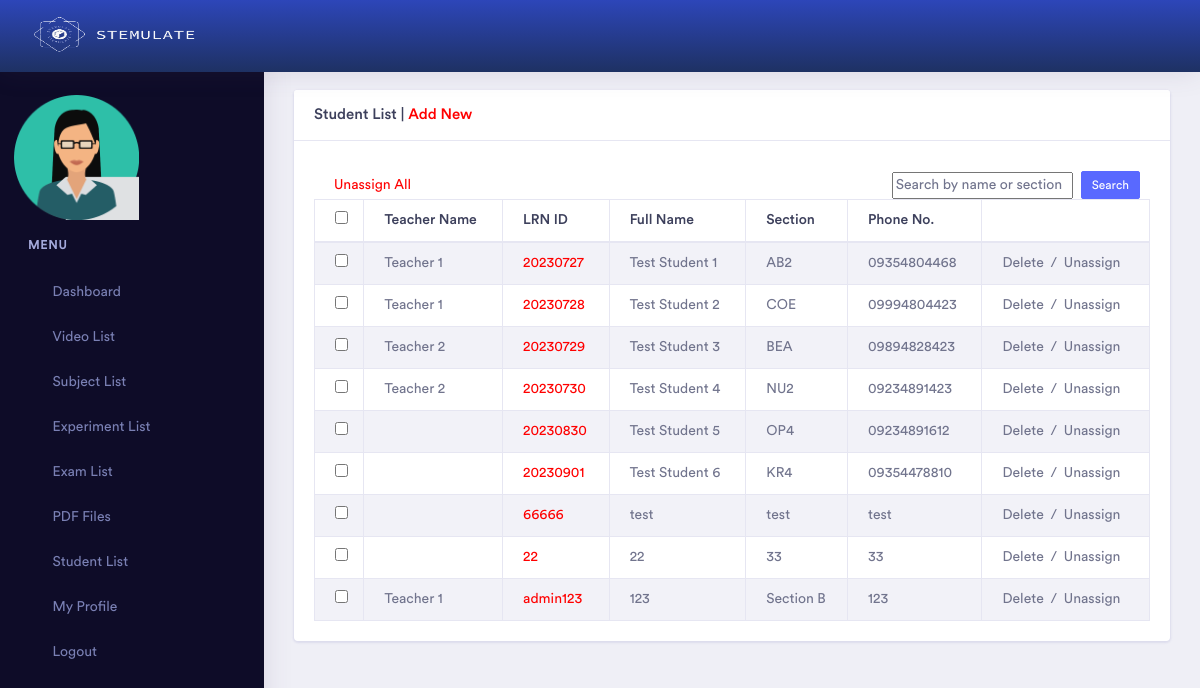
The page /admin/sa_student_list.php (signed in) on the database as committed earlier.
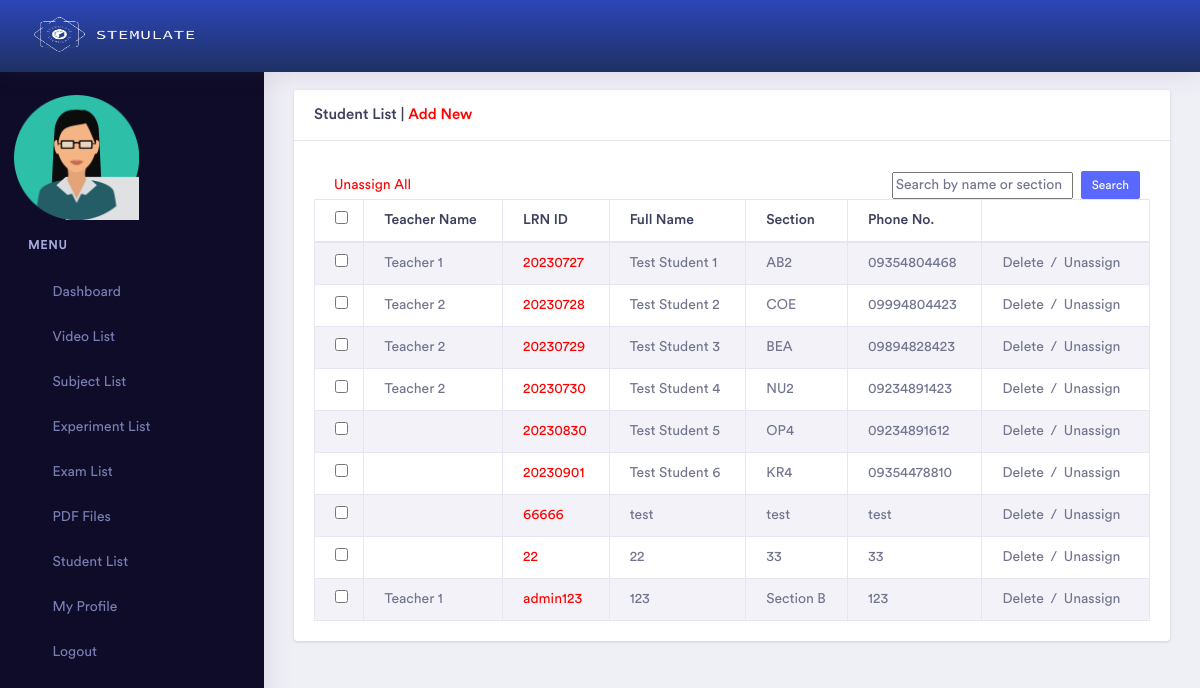
The same page on the database as committed later.
### tables this page shows
CREATE TABLE `student` (
  `id` int(11) NOT NULL,
  `studentid` varchar(255) NOT NULL,
  `name` varchar(255) NOT NULL,
  `dept` varchar(255) NOT NULL,
  `phoneno` varchar(100) NOT NULL,
  `email` varchar(255) NOT NULL,
  `pass` varchar(255) NOT NULL,
  `address` varchar(255) NOT NULL,
  `status` int(11) NOT NULL,
  `designation` int(11) NOT NULL,
  `image` blob DEFAULT NULL,
  `conPerson` varchar(255) DEFAULT NULL,
  `conNumber` varchar(255) DEFAULT NULL,
  `conAddress` varchar(255) DEFAULT NULL
);

### admin/sa_student_list.php (the view, shortened to what the changed rows need)
<?php
    if ($_SESSION['p'] != "") {
?>
<!doctype html>
<html lang="en">
<head>
    <?php include 'head.php'; ?>
</head>
<body>
    <div class="dashboard-main-wrapper">
        <div class="dashboard-wrapper">
            <div class="container-fluid  dashboard-content">
                <div class="row">
                    <div class="col-xl-12 col-lg-12 col-md-12 col-sm-12 col-12">
                        <div class="card">
                            <div class="card-body">
                                <div class="table-responsive">
                                    <table class="table table-striped table-bordered">
                                        <thead>
                                            <tr>
                                                <th><input type="checkbox" id="selectAll"></th>
                                                <th>Teacher Name</th>
                                                <th>LRN ID</th>
                                                <th>Full Name</th>
                                                <th>Section</th>
                                                <th>Phone No.</th>
                                                <th>&nbsp;</th>
                                            </tr>
                                        </thead>
                                        <tbody id="tableBody">
                                            <tr>
                                                <?php
                                                    include 'db.php';
                                                    $query = mysqli_query($link, "select * from student where status = '1'");
                                                    while($data = mysqli_fetch_array($query)) {
                                                ?>
                                                <td><input type="checkbox" class="checkBox" style="padding-left: 10px;" value="<?php echo $data['id']; ?>"></td>
                                                 <td>
                                                 <?php
                                                        $query2 = mysqli_query($link, "select * from admin where status = '1' and id  = '$data[designation]' ");
                                                        while($data2 = mysqli_fetch_array($query2)) {
                                                            echo $data2['name'];
                                                        }
                                                    ?>
                                                </td>
                                                <td style="cursor:pointer; color:red;" onclick="redirectToStudentRecordPage(<?php echo $data['id']; ?>)"><?php echo $data['studentid']; ?></td>
                                                <td><?php echo $data['name']; ?></td>
                                                <td><?php echo $data['dept']; ?></td>
                                                <td><?php echo $data['phoneno']; ?></td>
                                                <td>
                                                    <a href="?id=<?php echo $data['id']; ?>" onclick="return confirm('Delete Confirm?');">Delete</a>
                                                    &nbsp;/&nbsp;
                                                    <a class="assignButton" href="#" data-studentid="<?php echo $data['id']; ?>" onclick="unassignStudent(this); return false;">Unassign</a>
                                                </td>
                                            </tr>
                                            <?php } ?>
                                        </tbody>
                                    </table>
                                </div>
                            </div>
                        </div>
                    </div>
                </div>
            </div>
        </div>
    </div>
</body>
</html>
<?php
} else {
    echo "<script>";
    echo "self.location='index.php?msg=<font color=red>Please Login First.</font>';";
    echo "</script>";
}
?>

Rows that differ between the two databases and show on the page:
changed student "Test Student 2": gains admin (name "Teacher 2"); loses admin (name "Teacher 1")
